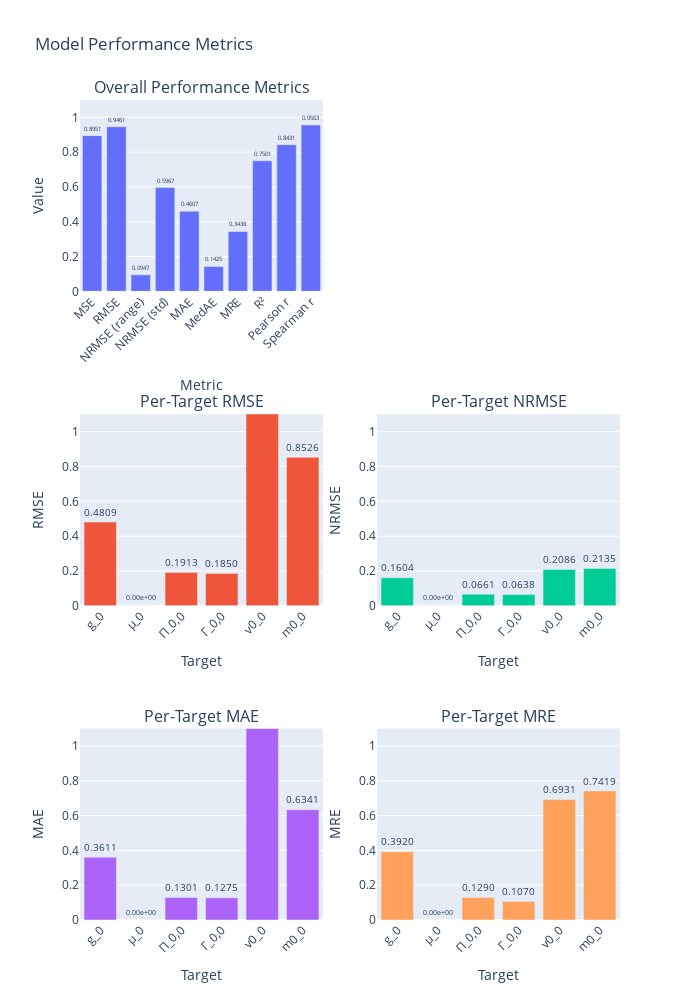
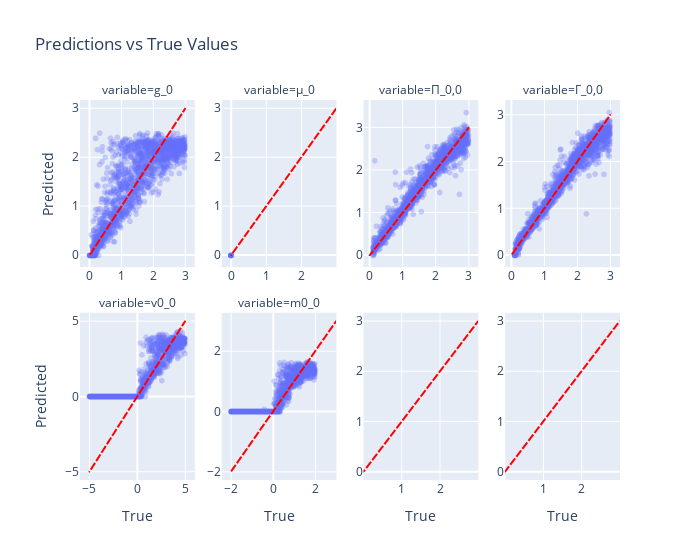

Notebook code for these charts, in order:
### Markdown cell above
The overall metrics over the best run show a significant improvement in model performance.
The per-parameter comparisons show less spread, however the model still struggles to reproduce $g_0$.

The prediction of $m_0<0$ and $v_0<0$ is particularly challenging, since these values cannot be inferred directly from the time series, which is reflected in the results.

### Code cell
run_id = [
    t.user_attrs["mlflow_run_id"]
    for t in study.trials
    if t.params == {"filter_0": 64, "filter_1": 128, "neurons": 128}
][0]
checkpoint_path = assemble_checkpoint_path(["best"], model_name=model_name, run_id=run_id)

experiment = runner.load_checkpoint(checkpoint_path)

y_pred, y_true, loss = experiment.trainer.evaluate(dm.test_dataloader)

metrics = compute_metrics(y_true, y_pred)
plot_metrics(metrics, col_names)
plot_parameter_comparison(y_true, y_pred, col_names)

### Figure 1 — Plotly figure (JSON) as saved in the notebook; plotly's stock layout.template omitted (floating-point values rounded to 4 significant figures)
{"data": [{"name": "Overall Metrics", "text": ["0.8951", "0.9461", "0.0947", "0.5967", "0.4607", "0.1425", "0.3438", "0.7501", "0.8431", "0.9563"], "textposition": "outside", "type": "bar", "x": ["MSE", "RMSE", "NRMSE (range)", "NRMSE (std)", "MAE", "MedAE", "MRE", "R²", "Pearson r", "Spearman r"], "xaxis": "x", "y": [0.8951, 0.9461, 0.09469, 0.5967, 0.4607, 0.1425, 0.3438, 0.7501, 0.8431, 0.9563], "yaxis": "y"}, {"name": "Per-Target RMSE", "showlegend": false, "text": ["0.4809", "0.00e+00", "0.1913", "0.1850", "2.0836", "0.8526"], "textposition": "outside", "type": "bar", "x": [0, 1, 2, 3, 4, 5], "xaxis": "x3", "y": [0.4809, 0.0, 0.1913, 0.185, 2.084, 0.8526], "yaxis": "y3"}, {"name": "Per-Target NRMSE", "showlegend": false, "text": ["0.1604", "0.00e+00", "0.0661", "0.0638", "0.2086", "0.2135"], "textposition": "outside", "type": "bar", "x": [0, 1, 2, 3, 4, 5], "xaxis": "x4", "y": [0.1604, 0.0, 0.06605, 0.06384, 0.2086, 0.2135], "yaxis": "y4"}, {"name": "Per-Target MAE", "showlegend": false, "text": ["0.3611", "0.00e+00", "0.1301", "0.1275", "1.5112", "0.6341"], "textposition": "outside", "type": "bar", "x": [0, 1, 2, 3, 4, 5], "xaxis": "x5", "y": [0.3611, 0.0, 0.1301, 0.1275, 1.511, 0.6341], "yaxis": "y5"}, {"name": "Per-Target MRE", "showlegend": false, "text": ["0.3920", "0.00e+00", "0.1290", "0.1070", "0.6931", "0.7419"], "textposition": "outside", "type": "bar", "x": [0, 1, 2, 3, 4, 5], "xaxis": "x6", "y": [0.392, 0.0, 0.129, 0.107, 0.6931, 0.7419], "yaxis": "y6"}], "layout": {"annotations": [{"font": {"size": 16}, "showarrow": false, "text": "Overall Performance Metrics", "x": 0.225, "xanchor": "center", "xref": "paper", "y": 1.0, "yanchor": "bottom", "yref": "paper"}, {"font": {"size": 16}, "showarrow": false, "text": "Per-Target RMSE", "x": 0.225, "xanchor": "center", "xref": "paper", "y": 0.6167, "yanchor": "bottom", "yref": "paper"}, {"font": {"size": 16}, "showarrow": false, "text": "Per-Target NRMSE", "x": 0.775, "xanchor": "center", "xref": "paper", "y": 0.6167, "yanchor": "bottom", "yref": "paper"}, {"font": {"size": 16}, "showarrow": false, "text": "Per-Target MAE", "x": 0.225, "xanchor": "center", "xref": "paper", "y": 0.2333, "yanchor": "bottom", "yref": "paper"}, {"font": {"size": 16}, "showarrow": false, "text": "Per-Target MRE", "x": 0.775, "xanchor": "center", "xref": "paper", "y": 0.2333, "yanchor": "bottom", "yref": "paper"}], "height": 1000, "showlegend": false, "title": {"text": "Model Performance Metrics"}, "width": 700, "xaxis": {"anchor": "y", "domain": [0, 0.45], "tickangle": -45, "title": {"text": "Metric"}}, "xaxis2": {"anchor": "y2", "domain": [0.55, 1]}, "xaxis3": {"anchor": "y3", "domain": [0, 0.45], "tickangle": -45, "ticktext": ["g_0", "μ_0", "Π_0,0", "Γ_0,0", "v0_0", "m0_0"], "tickvals": [0, 1, 2, 3, 4, 5], "title": {"text": "Target"}}, "xaxis4": {"anchor": "y4", "domain": [0.55, 1], "tickangle": -45, "ticktext": ["g_0", "μ_0", "Π_0,0", "Γ_0,0", "v0_0", "m0_0"], "tickvals": [0, 1, 2, 3, 4, 5], "title": {"text": "Target"}}, "xaxis5": {"anchor": "y5", "domain": [0, 0.45], "tickangle": -45, "ticktext": ["g_0", "μ_0", "Π_0,0", "Γ_0,0", "v0_0", "m0_0"], "tickvals": [0, 1, 2, 3, 4, 5], "title": {"text": "Target"}}, "xaxis6": {"anchor": "y6", "domain": [0.55, 1], "tickangle": -45, "ticktext": ["g_0", "μ_0", "Π_0,0", "Γ_0,0", "v0_0", "m0_0"], "tickvals": [0, 1, 2, 3, 4, 5], "title": {"text": "Target"}}, "yaxis": {"anchor": "x", "domain": [0.7667, 1.0], "range": [0, 1.1], "title": {"text": "Value"}}, "yaxis2": {"anchor": "x2", "domain": [0.7667, 1.0]}, "yaxis3": {"anchor": "x3", "domain": [0.3833, 0.6167], "range": [0, 1.1], "title": {"text": "RMSE"}}, "yaxis4": {"anchor": "x4", "domain": [0.3833, 0.6167], "range": [0, 1.1], "title": {"text": "NRMSE"}}, "yaxis5": {"anchor": "x5", "domain": [0, 0.2333], "range": [0, 1.1], "title": {"text": "MAE"}}, "yaxis6": {"anchor": "x6", "domain": [0, 0.2333], "range": [0, 1.1], "title": {"text": "MRE"}}}}

### Figure 2 — Plotly figure (JSON) as saved in the notebook; plotly's stock layout.template omitted (floating-point values rounded to 4 significant figures; data arrays with more than 128 entries replaced by an {"elided": "..."} marker saying what was removed)
{"data": [{"hovertemplate": "variable=g_0<br>True=%{x}<br>Predicted=%{y}<extra></extra>", "legendgroup": "", "marker": {"color": "#636efa", "opacity": 0.3, "symbol": "circle"}, "mode": "markers", "name": "", "showlegend": false, "type": "scattergl", "x": {"elided": "1472 float values"}, "xaxis": "x5", "y": {"elided": "1472 float values"}, "yaxis": "y5"}, {"hovertemplate": "variable=μ_0<br>True=%{x}<br>Predicted=%{y}<extra></extra>", "legendgroup": "", "marker": {"color": "#636efa", "opacity": 0.3, "symbol": "circle"}, "mode": "markers", "name": "", "showlegend": false, "type": "scattergl", "x": {"elided": "1472 float values"}, "xaxis": "x6", "y": {"elided": "1472 float values"}, "yaxis": "y6"}, {"hovertemplate": "variable=Π_0,0<br>True=%{x}<br>Predicted=%{y}<extra></extra>", "legendgroup": "", "marker": {"color": "#636efa", "opacity": 0.3, "symbol": "circle"}, "mode": "markers", "name": "", "showlegend": false, "type": "scattergl", "x": {"elided": "1472 float values"}, "xaxis": "x7", "y": {"elided": "1472 float values"}, "yaxis": "y7"}, {"hovertemplate": "variable=Γ_0,0<br>True=%{x}<br>Predicted=%{y}<extra></extra>", "legendgroup": "", "marker": {"color": "#636efa", "opacity": 0.3, "symbol": "circle"}, "mode": "markers", "name": "", "showlegend": false, "type": "scattergl", "x": {"elided": "1472 float values"}, "xaxis": "x8", "y": {"elided": "1472 float values"}, "yaxis": "y8"}, {"hovertemplate": "variable=v0_0<br>True=%{x}<br>Predicted=%{y}<extra></extra>", "legendgroup": "", "marker": {"color": "#636efa", "opacity": 0.3, "symbol": "circle"}, "mode": "markers", "name": "", "showlegend": false, "type": "scattergl", "x": {"elided": "1472 float values"}, "xaxis": "x", "y": {"elided": "1472 float values"}, "yaxis": "y"}, {"hovertemplate": "variable=m0_0<br>True=%{x}<br>Predicted=%{y}<extra></extra>", "legendgroup": "", "marker": {"color": "#636efa", "opacity": 0.3, "symbol": "circle"}, "mode": "markers", "name": "", "showlegend": false, "type": "scattergl", "x": {"elided": "1472 float values"}, "xaxis": "x2", "y": {"elided": "1472 float values"}, "yaxis": "y2"}, {"hovertemplate": "variable=0<br>0=%{x}<br>1=%{y}<extra></extra>", "legendgroup": "", "line": {"color": "red", "dash": "dash"}, "marker": {"symbol": "circle"}, "mode": "lines", "name": "", "showlegend": false, "type": "scattergl", "x": [0.0009292, 2.998], "xaxis": "x5", "y": [0.0009292, 2.998], "yaxis": "y5"}, {"hovertemplate": "variable=1<br>0=%{x}<br>1=%{y}<extra></extra>", "legendgroup": "", "line": {"color": "red", "dash": "dash"}, "marker": {"symbol": "circle"}, "mode": "lines", "name": "", "showlegend": false, "type": "scattergl", "x": [0.0, 0.0], "xaxis": "x6", "y": [0.0, 0.0], "yaxis": "y6"}, {"hovertemplate": "variable=2<br>0=%{x}<br>1=%{y}<extra></extra>", "legendgroup": "", "line": {"color": "red", "dash": "dash"}, "marker": {"symbol": "circle"}, "mode": "lines", "name": "", "showlegend": false, "type": "scattergl", "x": [0.1016, 2.997], "xaxis": "x7", "y": [0.1016, 2.997], "yaxis": "y7"}, {"hovertemplate": "variable=3<br>0=%{x}<br>1=%{y}<extra></extra>", "legendgroup": "", "line": {"color": "red", "dash": "dash"}, "marker": {"symbol": "circle"}, "mode": "lines", "name": "", "showlegend": false, "type": "scattergl", "x": [0.1011, 2.999], "xaxis": "x8", "y": [0.1011, 2.999], "yaxis": "y8"}, {"hovertemplate": "variable=4<br>0=%{x}<br>1=%{y}<extra></extra>", "legendgroup": "", "line": {"color": "red", "dash": "dash"}, "marker": {"symbol": "circle"}, "mode": "lines", "name": "", "showlegend": false, "type": "scattergl", "x": [-4.996, 4.995], "xaxis": "x", "y": [-4.996, 4.995], "yaxis": "y"}, {"hovertemplate": "variable=5<br>0=%{x}<br>1=%{y}<extra></extra>", "legendgroup": "", "line": {"color": "red", "dash": "dash"}, "marker": {"symbol": "circle"}, "mode": "lines", "name": "", "showlegend": false, "type": "scattergl", "x": [-1.995, 1.998], "xaxis": "x2", "y": [-1.995, 1.998], "yaxis": "y2"}, {"hovertemplate": "variable=0<br>0=%{x}<br>1=%{y}<extra></extra>", "legendgroup": "", "line": {"color": "red", "dash": "dash"}, "marker": {"symbol": "circle"}, "mode": "lines", "name": "", "showlegend": false, "type": "scattergl", "x": [0.0009292, 2.998], "xaxis": "x", "y": [0.0009292, 2.998], "yaxis": "y"}, {"hovertemplate": "variable=0<br>0=%{x}<br>1=%{y}<extra></extra>", "legendgroup": "", "line": {"color": "red", "dash": "dash"}, "marker": {"symbol": "circle"}, "mode": "lines", "name": "", "showlegend": false, "type": "scattergl", "x": [0.0009292, 2.998], "xaxis": "x2", "y": [0.0009292, 2.998], "yaxis": "y2"}, {"hovertemplate": "variable=0<br>0=%{x}<br>1=%{y}<extra></extra>", "legendgroup": "", "line": {"color": "red", "dash": "dash"}, "marker": {"symbol": "circle"}, "mode": "lines", "name": "", "showlegend": false, "type": "scattergl", "x": [0.0009292, 2.998], "xaxis": "x3", "y": [0.0009292, 2.998], "yaxis": "y3"}, {"hovertemplate": "variable=0<br>0=%{x}<br>1=%{y}<extra></extra>", "legendgroup": "", "line": {"color": "red", "dash": "dash"}, "marker": {"symbol": "circle"}, "mode": "lines", "name": "", "showlegend": false, "type": "scattergl", "x": [0.0009292, 2.998], "xaxis": "x4", "y": [0.0009292, 2.998], "yaxis": "y4"}, {"hovertemplate": "variable=0<br>0=%{x}<br>1=%{y}<extra></extra>", "legendgroup": "", "line": {"color": "red", "dash": "dash"}, "marker": {"symbol": "circle"}, "mode": "lines", "name": "", "showlegend": false, "type": "scattergl", "x": [0.0009292, 2.998], "xaxis": "x5", "y": [0.0009292, 2.998], "yaxis": "y5"}, {"hovertemplate": "variable=0<br>0=%{x}<br>1=%{y}<extra></extra>", "legendgroup": "", "line": {"color": "red", "dash": "dash"}, "marker": {"symbol": "circle"}, "mode": "lines", "name": "", "showlegend": false, "type": "scattergl", "x": [0.0009292, 2.998], "xaxis": "x6", "y": [0.0009292, 2.998], "yaxis": "y6"}, {"hovertemplate": "variable=0<br>0=%{x}<br>1=%{y}<extra></extra>", "legendgroup": "", "line": {"color": "red", "dash": "dash"}, "marker": {"symbol": "circle"}, "mode": "lines", "name": "", "showlegend": false, "type": "scattergl", "x": [0.0009292, 2.998], "xaxis": "x7", "y": [0.0009292, 2.998], "yaxis": "y7"}, {"hovertemplate": "variable=0<br>0=%{x}<br>1=%{y}<extra></extra>", "legendgroup": "", "line": {"color": "red", "dash": "dash"}, "marker": {"symbol": "circle"}, "mode": "lines", "name": "", "showlegend": false, "type": "scattergl", "x": [0.0009292, 2.998], "xaxis": "x8", "y": [0.0009292, 2.998], "yaxis": "y8"}], "layout": {"annotations": [{"font": {}, "showarrow": false, "text": "variable=v0_0", "x": 0.1062, "xanchor": "center", "xref": "paper", "y": 0.44, "yanchor": "bottom", "yref": "paper"}, {"font": {}, "showarrow": false, "text": "variable=m0_0", "x": 0.3688, "xanchor": "center", "xref": "paper", "y": 0.44, "yanchor": "bottom", "yref": "paper"}, {"font": {}, "showarrow": false, "text": "variable=g_0", "x": 0.1062, "xanchor": "center", "xref": "paper", "y": 1, "yanchor": "bottom", "yref": "paper"}, {"font": {}, "showarrow": false, "text": "variable=μ_0", "x": 0.3688, "xanchor": "center", "xref": "paper", "y": 1, "yanchor": "bottom", "yref": "paper"}, {"font": {}, "showarrow": false, "text": "variable=Π_0,0", "x": 0.6313, "xanchor": "center", "xref": "paper", "y": 1, "yanchor": "bottom", "yref": "paper"}, {"font": {}, "showarrow": false, "text": "variable=Γ_0,0", "x": 0.8938, "xanchor": "center", "xref": "paper", "y": 1, "yanchor": "bottom", "yref": "paper"}], "legend": {"tracegroupgap": 0}, "title": {"text": "Predictions vs True Values"}, "width": 700, "xaxis": {"anchor": "y", "domain": [0, 0.2125], "showticklabels": true, "title": {"text": "True"}}, "xaxis2": {"anchor": "y2", "domain": [0.2625, 0.475], "showticklabels": true, "title": {"text": "True"}}, "xaxis3": {"anchor": "y3", "domain": [0.525, 0.7375], "showticklabels": true, "title": {"text": "True"}}, "xaxis4": {"anchor": "y4", "domain": [0.7875, 1], "showticklabels": true, "title": {"text": "True"}}, "xaxis5": {"anchor": "y5", "domain": [0, 0.2125], "showticklabels": true}, "xaxis6": {"anchor": "y6", "domain": [0.2625, 0.475], "showticklabels": true}, "xaxis7": {"anchor": "y7", "domain": [0.525, 0.7375], "showticklabels": true}, "xaxis8": {"anchor": "y8", "domain": [0.7875, 1], "showticklabels": true}, "yaxis": {"anchor": "x", "domain": [0, 0.44], "showticklabels": true, "title": {"text": "Predicted"}}, "yaxis2": {"anchor": "x2", "domain": [0, 0.44], "showticklabels": true}, "yaxis3": {"anchor": "x3", "domain": [0, 0.44], "showticklabels": true}, "yaxis4": {"anchor": "x4", "domain": [0, 0.44], "showticklabels": true}, "yaxis5": {"anchor": "x5", "domain": [0.56, 1], "showticklabels": true, "title": {"text": "Predicted"}}, "yaxis6": {"anchor": "x6", "domain": [0.56, 1], "showticklabels": true}, "yaxis7": {"anchor": "x7", "domain": [0.56, 1], "showticklabels": true}, "yaxis8": {"anchor": "x8", "domain": [0.56, 1], "showticklabels": true}}}
